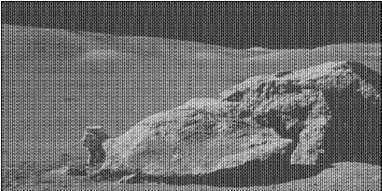
#> input picture Input/Noisy_Image.png, 382 x 191 px, found by its file name
$ python Compression.py
#> lines starting #> are read from the running program, lines starting #| are printed output that depends on the picture; after the words box and inside, x2 and y2 are one past the last pixel; in counts of white or black regions, pixels touching at a corner belong together
### Code/fourier_lib.py
# -*- coding: utf-8 -*-
"""
Created on Tue Mar  9 11:38:54 2021

@author: Sonu
"""

import numpy as np
import matplotlib.pyplot as plt
from matplotlib.colors import LogNorm

#Returns distances from the DC component or zero-frequency component
def get_dist_from_center_matrix(spectrum):
    rows, cols = spectrum.shape
    print('No of rows:',rows, 'No of columns:',cols)

    #Finding the center of spectrum
    r_center = rows // 2
    c_center = cols // 2

    #Calculating the distance of pixel from the center of spectrum dx^2 + dy^2
    r = np.power(np.arange(rows) - r_center, 2)
    #Broadcasting the c matrix on r matrix since both are of different dimensions.
    #Broadcasting requires one of the matrix to be of shape (n,1) hence reshaped.
    c = np.power(np.arange(cols).reshape((cols, 1)) - c_center, 2)
    return r + c


def low_pass_filter(spectrum, thresh):
    #Cutoff frequency = (columns * threshold)^2
    max_distance_sq = (spectrum.shape[1] * thresh)**2

    #Shifting the DC component from top-left to center of spectrum
    shifted = np.fft.fftshift(spectrum)

    distance_matrix = get_dist_from_center_matrix(shifted)

    #Create a black or white mask depending on whether the distance from center is greater than threshold
    circle_mask = np.where(distance_matrix > max_distance_sq, 0, 1)

    #Applying the mask created on the shifted spectrum
    filtered = shifted * circle_mask.T

    #Shifting the DC component back to top-left portion of spectrum
    return np.fft.ifftshift(filtered)


def plot_spectrum(spectrum):
    #Plots the Fourier space (spectrum), by taking the amplitudes of the Fourier Coefficients
    plt.imshow(np.abs(spectrum), norm=LogNorm(vmin=5))
    plt.colorbar()


#DisplayING the result for the two exercices denoising and compression
def display_results(spectrum, filtered_spectrum, original, filtered):
    plt.figure()
    plt.subplot(221)
    plot_spectrum(spectrum)

    plt.subplot(222)
    plot_spectrum(filtered_spectrum)

    plt.subplot(223)
    plt.axis('off')
    plt.imshow(original, cmap='gray')

    plt.subplot(224)
    plt.axis('off')
    plt.imshow(filtered, cmap='gray')

    plt.show()

### Code/Compression.py
# -*- coding: utf-8 -*-
"""
Created on Tue Mar  9 11:41:36 2021

@author: Sonu
"""

from fourier_lib import low_pass_filter, display_results
import cv2
import numpy as np

#Mapping the real components of the image to the 8-bit number space
def real_to_int(image):
    image = (image - image.min()) * 255 / (image.max() - image.min())
    return np.uint8(image)

"""
    Compressing the image.
    The goal is to compress an image using the Fourier Transform by manipulating the resulting Fourier Space
    by removing the frequencies above a cutoff frequency that the human eye might not perceive.
"""

def compression(deg):
    #Degrees of compression, ranging from 0 to 9, 0 being not compressed at all and 9 "relatively" compressed to max.
#> called with deg = 9
    assert deg in range(0,10)

    file_2_read = "./Noisy_Image.png"
    file_2_write = "./compressed.png"

    original = cv2.imread(file_2_read, 0)
#> original is the input picture: shape (191, 382); min 3, max 255, mean 108.6
    cv2.imshow("Original Image", original)
    cv2.waitKey(10000)
    cv2.destroyAllWindows()

    original = np.double(original)
    #Finding the fast fourier transform of the image.
    spectrum = np.fft.fft2(original)
    thresh = 1.0 - (deg / 10.0)

    #Compressing the image by keeping only the low frequency components of the spectrum by appying a low pass filter
    compressed_spectrum = low_pass_filter(spectrum, thresh)
#| No of rows: 191 No of columns: 382
#> in low_pass_filter, `distance_matrix = get_dist_from_center_matrix(shifted)`:
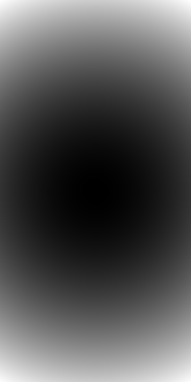
#> distance_matrix: shape (382, 191) int64; min 0, max 45506, mean 15200.5; drawn with min black and max white
#> in low_pass_filter, `circle_mask = np.where(distance_matrix > max_distance_sq, 0, 1)`:
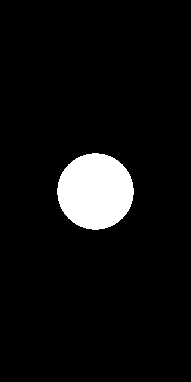
#> circle_mask: shape (382, 191) int64; values 0 (black) and 1 (white), 6.3% white; 1 white region, box (x1, y1, x2, y2) and area: (57, 153, 134, 230) 4581

    #Retransforming the spectrum from frequency domain to time domain
    compressed_image = np.fft.ifft2(compressed_spectrum)

    #Coverting the real part of the transformed spectrum to 8-bit number space.
    compressed_image = real_to_int(compressed_image.real)
#> in real_to_int, `image = (image - image.min()) * 255 / (image.max() - image.min())`:
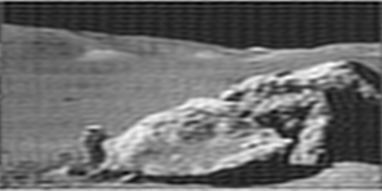
#> image: shape (191, 382) float64; min 0, max 255, mean 106

    cv2.imwrite(file_2_write, compressed_image)

    display_results(spectrum, compressed_spectrum, original, compressed_image)
#> in display_results, `plt.show()`:
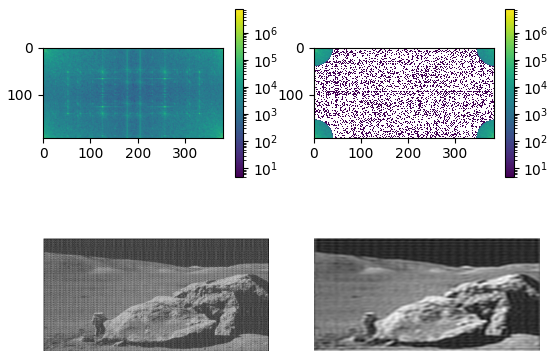
#> figure drawn by matplotlib, 6 panels

compression(deg = 9)
